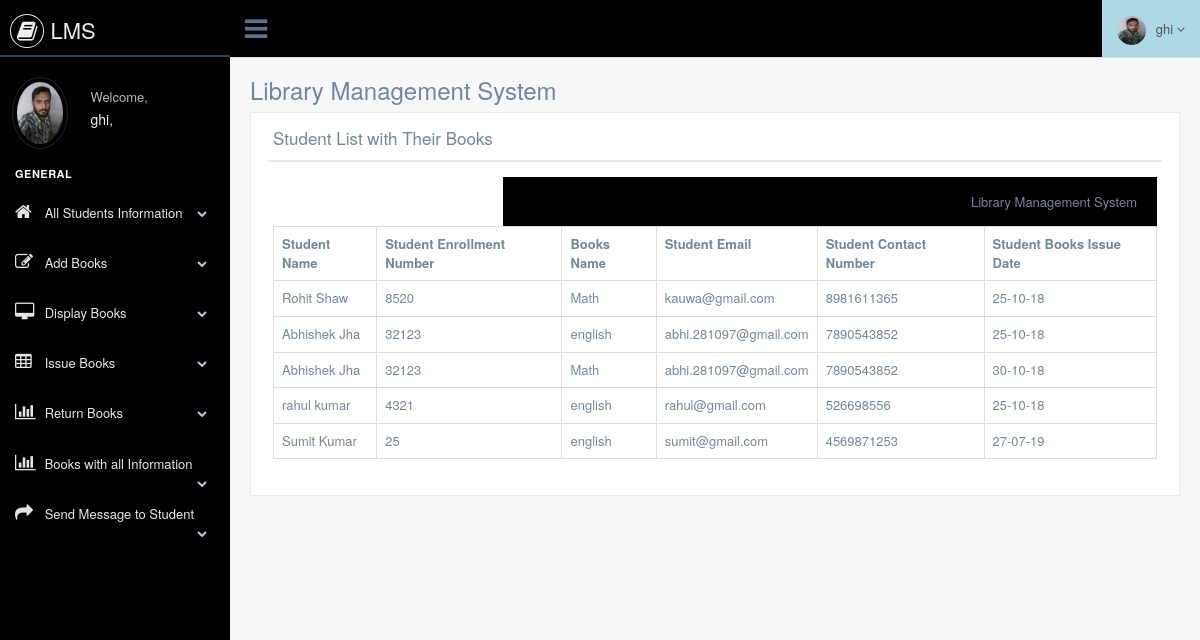
The page /librarian/all_student_of_this_book.php (signed in) on the database its author committed.
### tables this page shows
CREATE TABLE IF NOT EXISTS `issue_books` (
  `id` int(5) NOT NULL AUTO_INCREMENT,
  `student_enrollment` varchar(50) NOT NULL,
  `student_name` varchar(50) NOT NULL,
  `student_sem` varchar(50) NOT NULL,
  `student_contact` varchar(50) NOT NULL,
  `student_email` varchar(50) NOT NULL,
  `books_name` varchar(50) NOT NULL,
  `books_issue_date` varchar(50) NOT NULL,
  `books_return_date` varchar(50) NOT NULL,
  `student_username` varchar(50) NOT NULL,
  PRIMARY KEY (`id`)
);

### librarian/all_student_of_this_book.php (the view, shortened to what this page needs)
    <?php
include "header.php";
include "connection.php";
?>
        <div class="right_col" role="main">
            <div class="">
                <div class="page-title">
                    <div class="title_left">
                        <h3>Library Management System</h3>
                    </div>
                    <div class="title_right">
                        <div class="col-md-5 col-sm-5 col-xs-12 form-group pull-right top_search">
                        </div>
                    </div>
                </div>
                <div class="clearfix"></div>
                <div class="row" style="min-height:500px">
                    <div class="col-md-12 col-sm-12 col-xs-12">
                        <div class="x_panel">
                            <div class="x_title">
                                <h2>Student List with Their Books</h2>
                                <div class="clearfix"></div>
                            </div>
                            <div class="x_content">
                                 <?php
    $result = mysqli_query($con,"select * from issue_books where    books_return_date=''");
                                 echo "<table class='table table-bordered'>";
                                 echo "<tr>";
                                 echo "<th>"; echo "Student Name"; echo "</th>";
                                 echo "<th>"; echo "Student Enrollment Number"; echo "</th>";
                                 echo "<th>"; echo "Books Name"; echo "</th>";
                                 echo "<th>"; echo "Student Email"; echo "</th>";
                                 echo "<th>"; echo "Student Contact Number"; echo "</th>";
                                 echo "<th>"; echo "Student Books Issue Date"; echo "</th>";
                                 while($row=mysqli_fetch_array($result))
                                 {
                                          echo "<tr>";
                                          echo "<td>"; echo $row["student_name"]; echo "</td>";
                                          echo "<td>"; echo $row["student_enrollment"]; echo "</td>";
                                          echo "<td>"; echo $row["books_name"]; echo "</td>";
                                          echo "<td>"; echo $row["student_email"]; echo "</td>";
                                          echo "<td>"; echo $row["student_contact"]; echo "</td>";
                                          echo "<td>"; echo $row["books_issue_date"]; echo "</td>";
                                          echo "</tr>";
                                 }
                                 ?>
                            </div>
                        </div>
                    </div>
                </div>
            </div>
        </div>
        <?php
            include "footer.php";
        ?>

### rows shown on the page
issue_books: student_name "Rohit Shaw", student_enrollment "8520", books_name "Math", student_email "kauwa@gmail.com", student_contact "8981611365", books_issue_date "25-10-18"
issue_books: student_name "Abhishek Jha", student_enrollment "32123", books_name "english", student_email "abhi.281097@gmail.com", student_contact "7890543852", books_issue_date "25-10-18"
issue_books: student_name "Abhishek Jha", student_enrollment "32123", books_name "Math", student_email "abhi.281097@gmail.com", student_contact "7890543852", books_issue_date "30-10-18"
issue_books: student_name "rahul kumar", student_enrollment "4321", books_name "english", student_email "rahul@gmail.com", student_contact "526698556", books_issue_date "25-10-18"
issue_books: student_name "Sumit Kumar", student_enrollment "25", books_name "english", student_email "sumit@gmail.com", student_contact "4569871253", books_issue_date "27-07-19"

### other values the page prints
$_SESSION["librarian"] "ghi"
